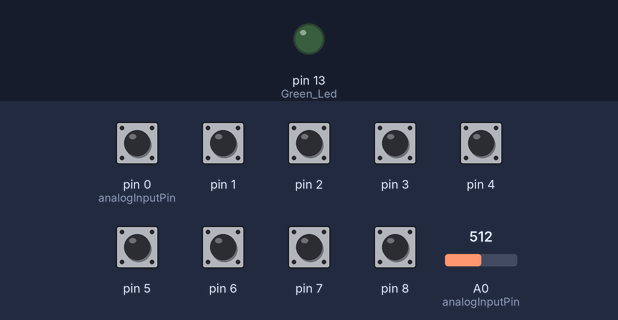
This sketch was run on a simulated Arduino Leonardo, built with avr-gcc and run on an emulated ATmega32U4. On the bench: output pins drawn as LEDs (lit = HIGH). Dashed ring = blinking. The test bench sets the inputs (shaded band); at power-on: pin 0 (analogInputPin), pin 1–8 HIGH, A0 (analogInputPin) = 512. USB keyboard and mouse output is not drawn.

Above: at 0.2 s.
At 2.52 s:
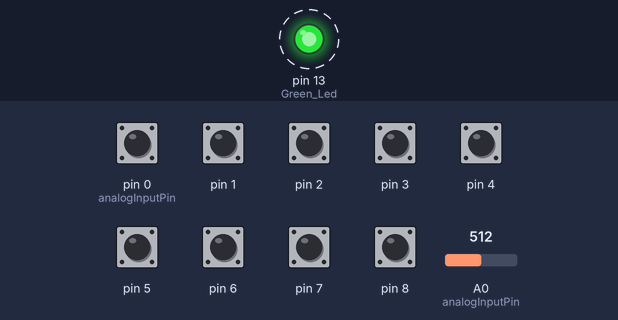
Timing chart, 0 to 3.0 s (numbered marks = the images above):
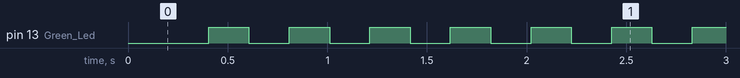

Measured:
- by itself, pin 13 (Green_Led): alternates HIGH for 0.20 s and LOW for 0.20 s

The sketch:

Keyboard_arduino.ino
```cpp
#include <Keyboard.h>

char i, intKeyPressed=0, charFlash=0 ;
int intAnalogValue=0;
char const charDigitalKeyMap[] = {'1','2','3','4','5','6','7','8','9'};
char const charAnalogKeyMap[] = {'A','B','C','D','E','F','G','H','I','J','K'};
char const analogInputPin = 0;
int const intADCRanges[][2] = {{0,38},{38,119},{119,205},{205,290},{290,375},{375,462},{462,550},{550,645},{645,737},{737,817},{817,898},{898,1024}};
#define DIGITAL_INPUTS 9
#define ANALOG_KEYS 11


void setup() {

  //
  // Initialization of Keyboard function,
  // to allow to send chacters to PC over USB like PC keyboard.
  //
  Keyboard.begin();

  // initatilization of the IO pins
  pinMode(0,INPUT_PULLUP);
  pinMode(1,INPUT_PULLUP);
  pinMode(2,INPUT_PULLUP);
  pinMode(3,INPUT_PULLUP);
  pinMode(4,INPUT_PULLUP);
  pinMode(5,INPUT_PULLUP);
  pinMode(6,INPUT_PULLUP);
  pinMode(7,INPUT_PULLUP);
  pinMode(8,INPUT_PULLUP);


  pinMode(13,OUTPUT); // Green Led
}

void loop() {
  // put your main code here, to run repeatedly:
  // String stringMessage = "";
  delay(200);
  intKeyPressed = 0;

  //
  // scaning digital inputs
  //
  for (i=0; i<DIGITAL_INPUTS; i++)
    if (!digitalRead(i)){
      intKeyPressed = charDigitalKeyMap[i];
      break;
    }

  //
  // scaning analog input
  //
  intAnalogValue = analogRead(analogInputPin);
  for (i=0; i<ANALOG_KEYS; i++)
    if (intAnalogValue >= intADCRanges[i][0] && intAnalogValue < intADCRanges[i][1]){
      intKeyPressed = charAnalogKeyMap[i];
      break;
    }

  //stringMessage = String(intAnalogValue,DEC);
  //Keyboard.println(stringMessage);

  //
  // if any key was pressed send code to PC
  //
  if (intKeyPressed)
    Keyboard.write(intKeyPressed);

  //
  //  flash the led
  //
  digitalWrite(13,charFlash);
  charFlash = ~charFlash;
}
```
